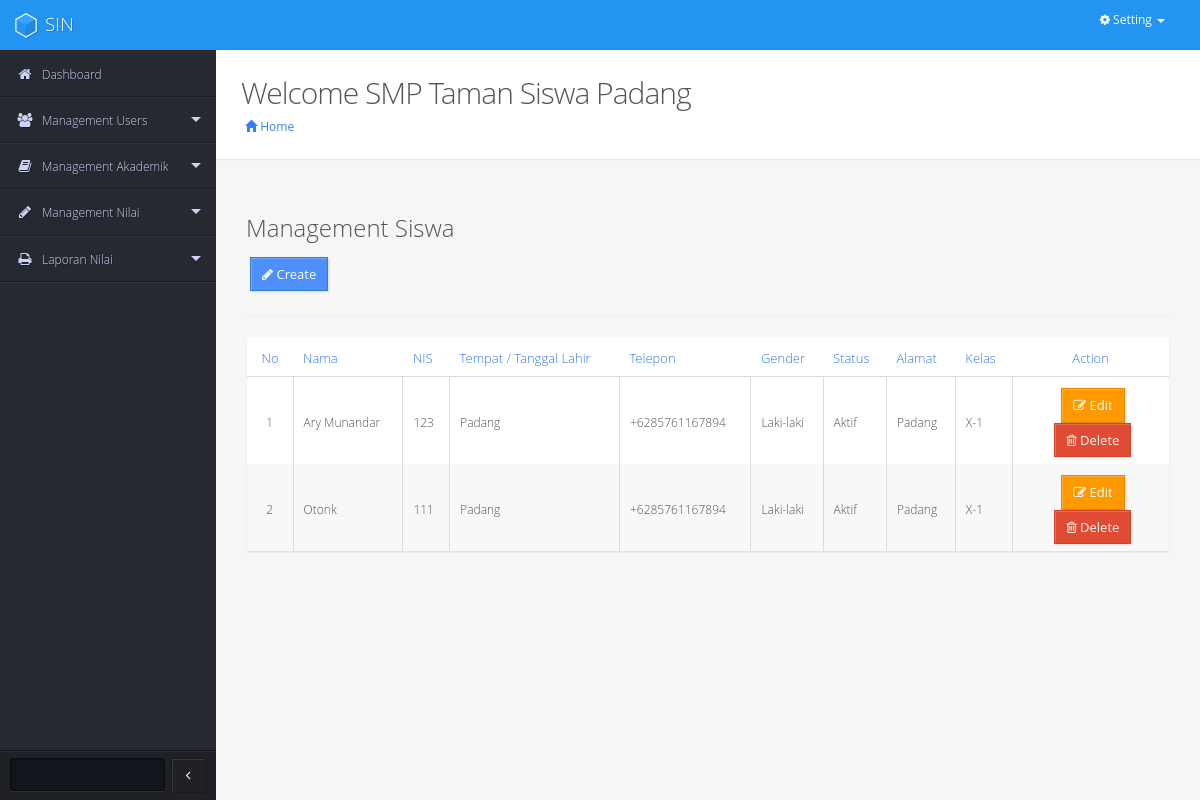
Page /dashboard.php?user=Siswa (signed in) on the committed database.
### tables this page shows
CREATE TABLE IF NOT EXISTS `siswa` (
  `siswa_id` int(11) NOT NULL AUTO_INCREMENT,
  `siswa_nama` varchar(50) DEFAULT NULL,
  `siswa_nis` varchar(30) DEFAULT NULL,
  `siswa_ttl` varchar(100) DEFAULT NULL,
  `siswa_telp` varchar(16) DEFAULT NULL,
  `siswa_gender` varchar(10) DEFAULT NULL,
  `siswa_status` varchar(10) DEFAULT NULL,
  `siswa_alamat` text,
  `kelas_id` int(11) DEFAULT NULL,
  PRIMARY KEY (`siswa_id`),
  KEY `kelas_id` (`kelas_id`)
);

CREATE TABLE IF NOT EXISTS `kelas` (
  `kelas_id` int(11) NOT NULL AUTO_INCREMENT,
  `kelas_nama` varchar(50) NOT NULL,
  PRIMARY KEY (`kelas_id`)
);

### tabel/tabel_siswa.php (the view, shortened to what this page needs)
<div class="row">
	<div class="col-md-12">
		<h3 class="spacer-bottom-sm">Management Siswa</h3>
		<a href="?user=Siswa&&create=Siswa" class="btn btn-primary"><span class="fa fa-pencil"></span> Create</a>
		<hr/>
		<div class="block-flat no-padding">
			<div class="content">
				<table class="no-border blue">
					<thead class="no-border">
						<tr>
							<th style="width: 5%;" class="text-center">No</th>
							<th>Nama</th>
							<th>NIS</th>
							<th>Tempat / Tanggal Lahir</th>
							<th>Telepon</th>
							<th>Gender</th>
							<th>Status</th>
							<th>Alamat</th>
							<th>Kelas</th>
							<th style="width: 17%;" class="text-center">Action</th>
						</tr>
					</thead>
					<tbody class="no-border-x">
						<?php
							$siswa 	= 	mysql_query("SELECT *, kelas.kelas_nama FROM siswa
													INNER JOIN kelas ON siswa.kelas_id=kelas.kelas_id
													ORDER BY siswa_nama ASC");
							$no 	= 	1;
							while ($data=mysql_fetch_array($siswa)) {
						?>
						<tr>
							<td class="text-center"><?php echo $no; ?></td>
							<td><?php echo $data['siswa_nama']; ?></td>
							<td><?php echo $data['siswa_nis']; ?></td>
							<td><?php echo $data['siswa_ttl']; ?></td>
							<td><?php echo $data['siswa_telp']; ?></td>
							<td><?php echo $data['siswa_gender']; ?></td>
							<td><?php echo $data['siswa_status']; ?></td>
							<td><?php echo $data['siswa_alamat']; ?></td>
							<td><?php echo $data['kelas_nama']; ?></td>
							<td class="text-center">
								<a href="?user=Siswa&&edit-siswa=<?php echo $data['siswa_id']; ?>" class="btn btn-warning"><span class="fa fa-edit"></span> Edit</a>
								<a href="?user=Siswa&&del-siswa=<?php echo $data['siswa_id']; ?>" class="btn btn-danger"><span class="fa fa-trash-o"></span> Delete</a>
							</td>
						</tr>
						<?php
							$no++;
							}
						?>
					</tbody>
				</table>
			</div>
		</div>
	</div>
</div>

### layout/header.php (shortened to what this page needs)
<!DOCTYPE html>
<html lang="en">
	<head>
		<link href="js/bootstrap/dist/css/bootstrap.css" rel="stylesheet">
		<link rel="stylesheet" type="text/css" href="js/jquery.gritter/css/jquery.gritter.css" />
		<link rel="stylesheet" href="fonts/font-awesome-4/css/font-awesome.min.css">
		<link rel="stylesheet" type="text/css" href="js/jquery.nanoscroller/nanoscroller.css" />
		<link rel="stylesheet" type="text/css" href="js/jquery.easypiechart/jquery.easy-pie-chart.css" />
		<link rel="stylesheet" type="text/css" href="js/bootstrap.switch/bootstrap-switch.css" />
		<link rel="stylesheet" type="text/css" href="js/bootstrap.datetimepicker/css/bootstrap-datetimepicker.min.css" />
		<link rel="stylesheet" type="text/css" href="js/jquery.select2/select2.css" />
		<link rel="stylesheet" type="text/css" href="js/bootstrap.slider/css/slider.css" />
		<link rel="stylesheet" type="text/css" href="js/jquery.niftymodals/css/component.css" />
		<link rel="stylesheet" type="text/css" href="js/jquery.datatables/bootstrap-adapter/css/datatables.css" />
		<link href="css/style.css" rel="stylesheet" />
	</head>
<body>
	<div id="head-nav" class="navbar navbar-default navbar-fixed-top">
		<div class="container-fluid">
			<div class="navbar-header">
				<a class="navbar-brand" href="#"><span>SIN</span></a>
			</div>
			<div class="navbar-collapse collapse">
				<ul class="nav navbar-nav navbar-right user-nav">
					<li class="dropdown profile_menu">
						<a href="#" class="dropdown-toggle" data-toggle="dropdown">
							<span class="fa fa-gear"></span> Setting
							<b class="caret"></b>
						</a>
					</li>
				</ul>
			</div>
		</div>
	</div>
	<div id="cl-wrapper">
		<div class="cl-sidebar">
			<div class="cl-navblock">
				<div class="menu-space">
					<div class="content">
						<ul class="cl-vnavigation">
							<li><a href="dashboard.php"><i class="fa fa-home"></i><span>Dashboard</span></a>
							</li>
							<li><a href="#"><i class="fa fa-users"></i><span>Management Users</span></a>
							</li>
							<li><a href="#"><i class="fa fa-book"></i><span>Management Akademik</span></a>
							</li>
							<li><a href="#"><i class="fa fa-pencil"></i><span>Management Nilai</span></a>
							</li>
							<li><a href="#"><i class="fa fa-print"></i><span>Laporan Nilai</span></a>
							</li>
						</ul>
					</div>
				</div>
				<div class="text-right collapse-button" style="padding:7px 9px;">
					<input type="text" class="form-control search" placeholder="" />
					<button id="sidebar-collapse" class="btn btn-default" style="">
						<i style="color:#fff;" class="fa fa-angle-left"></i>
					</button>
				</div>
			</div>
		</div>

### dashboard.php (shortened to what this page needs)
<?php require_once('layout/header.php'); ?>
<div class="container-fluid" id="pcont">
	<div class="page-head">
		<h2>Welcome SMP Taman Siswa Padang</h2>
		<ol class="breadcrumb">
			<li><a href="#"><i class="glyphicon glyphicon-home"></i> Home</a></li>
		</ol>
	</div>
	<div class="cl-mcont">
		<?php
			if (isset($_GET['user'])) {
				if ($_GET['user'] == 'Admin') {
					include('tabel/tabel_admin.php');
				}elseif ($_GET['user'] == 'Guru') {
					include('tabel/tabel_guru.php');
				}elseif ($_GET['user'] == 'Siswa') {
					include('tabel/tabel_siswa.php');
				}
			}elseif (isset($_GET['cetak'])) {
				if ($_GET['cetak'] == 'laporan-nilai-siswa') {
					include('laporan/laporan-siswa.php');
				}elseif ($_GET['cetak'] = 'laporan-nilai-kelas') {
					include('laporan/laporan-kelas.php');
				}
			}
		?>
	</div>
</div>
<?php require_once('layout/footer.php'); ?>

### layout/footer.php (shortened to what this page needs)
</div>
  </body>
  </html>

### rows in the picture
siswa: siswa_nama "Ary Munandar", siswa_nis "123", siswa_ttl "Padang", siswa_telp "+6285761167894", siswa_gender "Laki-laki", siswa_status "Aktif", siswa_alamat "Padang", kelas.kelas_nama "X-1"
siswa: siswa_nama "Otonk", siswa_nis "111", siswa_ttl "Padang", siswa_telp "+6285761167894", siswa_gender "Laki-laki", siswa_status "Aktif", siswa_alamat "Padang", kelas.kelas_nama "X-1"
